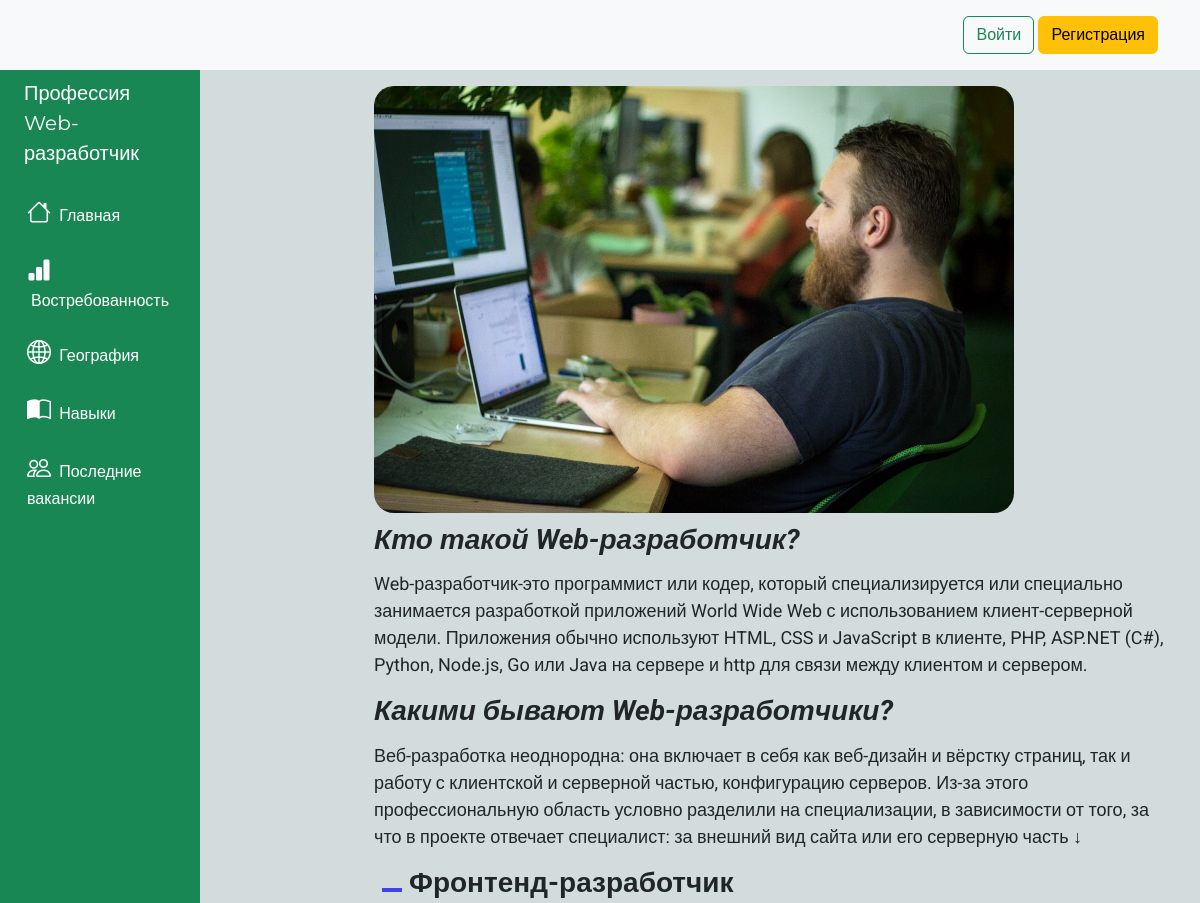
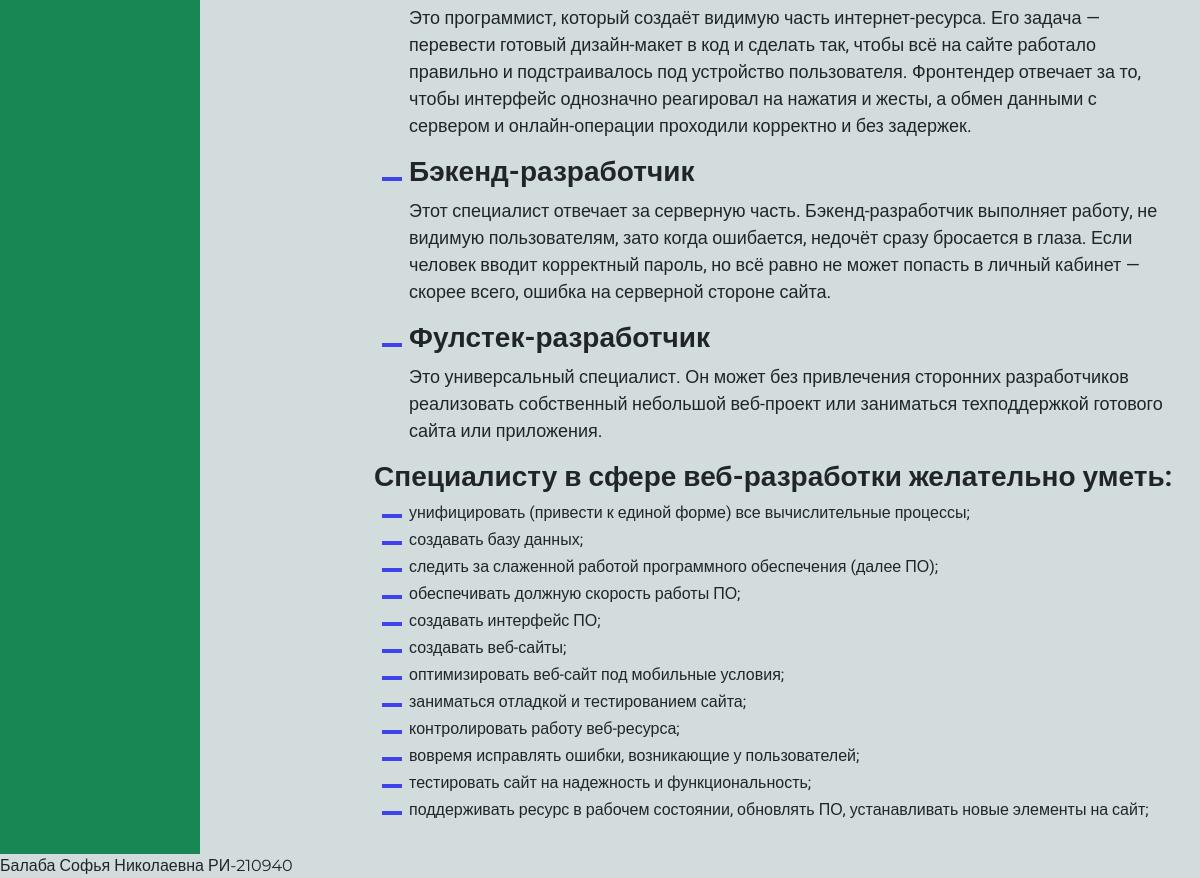
The page / on the database its author committed (2 pictures, top to bottom).
### main/models.py (models this page shows, shortened)
class Home(models.Model):
    title = models.CharField(max_length=50, )
    file = models.ImageField(upload_to="home/images")
    html = models.TextField(default="")

### main/views.py (the view)
# urls.py: path("", views.index, name='home'),
def index(request):
    data = Home.objects.last()
    return render(request, 'main/home.html', {"data": data})

### main/templates/main/home.html (shortened to what this page needs)
{% extends 'main/base.html'%}
{% block content %}
            <img src="{{data.file.url}}" style="width:80%" alt="веб-разработчик в родной среде">
    {{data.html|safe}}
{% endblock %}

### main/templates/main/base.html (shortened to what this page needs)
<!doctype html>
<html lang="en">
<head>
    <link href="https://cdn.jsdelivr.net/npm/bootstrap@5.2.0/dist/css/bootstrap.min.css" rel="stylesheet">
    <link rel="stylesheet" href="https://cdn.jsdelivr.net/npm/bootstrap-icons@1.4.0/font/bootstrap-icons.css">
             <link rel="stylesheet" href="../../static/css/style.css">
</head>
<header class="p-3 bg-light text-white" style="z-index:1;">
    <div class="container">
      <div class="d-flex flex-wrap align-items-center justify-content-center justify-content-lg-start">
        <a href="/" class="d-flex align-items-center mb-2 mb-lg-0 text-white text-decoration-none">
          <svg class="bi me-2" width="40" height="32" role="img" aria-label="Bootstrap"><use xlink:href="#bootstrap"></use></svg>
        </a>
        <div class="text-end" style="margin-left: auto;">
            <a href="{% url 'login' %}"><button class="btn btn-outline-success" type="submit" href="{% url 'login' %}">Войти</button></a>
            <a href="{% url 'register' %}"><button type="button"  class="btn btn-warning">Регистрация</button></a>
        </div>
      </div>
    </div>
  </header>
<body>
    <div class="container-fluid">
              <div class="row flex-nowrap">
            <div class="col-auto col-md-3 col-xl-2 px-sm-2 px-0 bg-success" >
                <div class="d-flex flex-column align-items-center align-items-sm-start px-3 pt-2 text-white min-vh-100">
                    <a href="/"
                        class="d-flex align-items-center pb-3 mb-md-0 me-md-auto text-white text-decoration-none">
                        <span class="fs-5 d-none d-sm-inline">Профессия<br>Web-разработчик</span>
                    </a>
                    <ul class="nav nav-pills flex-column mb-sm-auto mb-0 align-items-center align-items-sm-start" id="menu">
                        <li>
                            <a href="/" class="nav-link px-0 align-middle">
                                <i class="fs-4 bi-house"></i> <span class="ms-1 d-none d-sm-inline">Главная</span>
                            </a>
                        </li>
                                <li>
                            <a href="/demand" class="nav-link px-0 align-middle">
                                <i class="fs-4 bi-bar-chart-fill"></i> <span class="ms-1 d-none d-sm-inline">Востребованность</span>
                            </a>
                        </li>
                        <li>
                            <a href="/geography" class="nav-link px-0 align-middle">
                                <i class="fs-4 bi-globe2"></i> <span class="ms-1 d-none d-sm-inline">География</span>
                            </a>
                        </li>
                        <li>
                            <a href="/skills" class="nav-link px-0 align-middle">
                                <i class="fs-4 bi-book-half"></i> <span class="ms-1 d-none d-sm-inline">Навыки</span>
                            </a>
                        </li>
                        <li>
                            <a href="/latest-vacancies" class="nav-link px-0 align-middle">
                                <i class="fs-4 bi-people"></i> <span class="ms-1 d-none d-sm-inline">Последние вакансии</span>
                            </a>
                        </li>
                    </ul>
                </div>
            </div>
            <div class="col py-3">
                <section>{% block content %}{% endblock %}</section>
            </div>
        </div>
    </div>
<footer class="main-footer">
  Балаба Софья Николаевна РИ-210940
</footer>
</body>
</html>

### main/static/css/style.css (style rules this page uses)
img { width:100%; border-radius: 20px; }
li { margin: 3px; font-size: 14px; }
h3 { margin-bottom: 14px; font-style: italic; font-size: 22px; }
body { font-family: 'Montserrat', sans-serif; background-color: #D2DCDC; }
h3 { margin-top: 10px; }
li { font-size: 16px; }
h4 { font-size: 28px; font-weight: 700; }

### main/templates/main/base.html (style rules this page uses)
.nav-link { color: white; }
section { width: 800px; margin-left: 162px; font-family: 'Roboto', sans-serif; font-weight: 400; }
section p { font-size: 18px; }
section h2, h3 { font-size: 28px; font-weight: 700; }
section h3 { font-style: italic; }
ul { list-style: url("../../static/img/list-style (3).png") ; }

### rows shown on the page
Home: file (picture), html "Кто такой Web-разработчик? Web-разработчик-это программист или кодер, который специализируется или специально занимается разработкой приложений World Wide Web с использованием клиент-серверной модели. Приложения обычно используют HTML, CSS и JavaScript в клиенте, PHP, ASP.NET (C#), Python, Node.js, Go или Java на сервере и http для связи между клиентом и сервером. Какими бывают Web-разработчики? Веб-разработка неоднородна: она включает в себя как веб-дизайн и вёрстку страниц, так и работу с клиентской и серверной частью, конфигурацию серверов. Из-за этого профессиональную область условно разделили на специализации, в зависимости от того, за что в проекте отвечает специалист: за внешний вид…"
